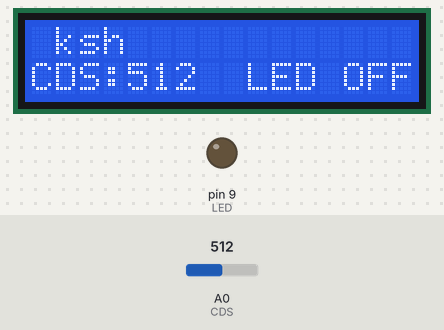
Simulated run of this sketch. Board: Arduino Uno, built with avr-gcc and run on an emulated ATmega328P. On the bench: 16×2 character LCD, output pins drawn as LEDs (lit = HIGH). The inputs (shaded band) are chosen by the test bench; at power-on: A0 (CDS) = 512.

Above: at 1.2 s.
1.3 s: A0 (CDS) set to 416
At 2.0 s:
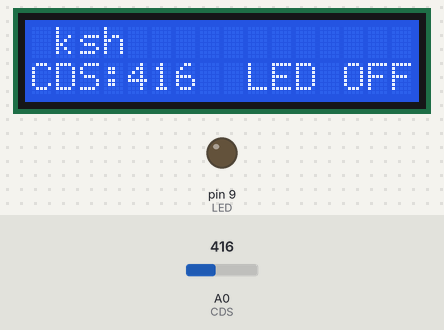
3.1 s: A0 (CDS) set to 384
At 4.4 s:
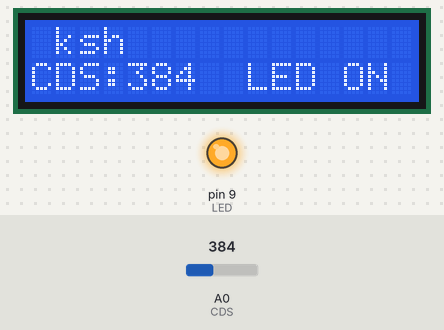
4.7 s: A0 (CDS) set to 410
At 5.5 s:
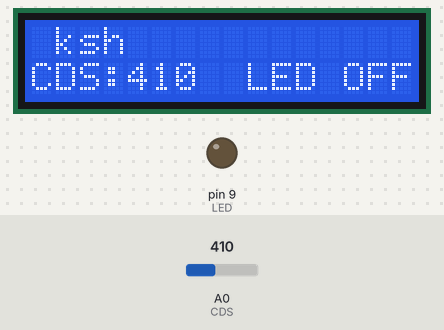
Timing chart, 0 to 7.7 s (numbered marks = the images above; inputs shaded):
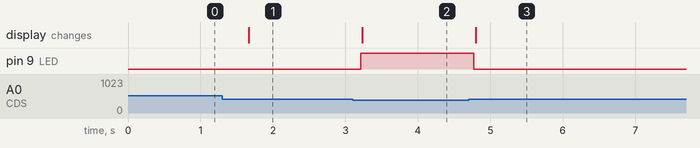

Measured:
- the behaviour switches between 400 and 399 on A0 (CDS) (found by bisection; images 1 and 2)
- after the input at 1.3 s, the display: changes after 0.36 s (image 1)
- after the input at 3.1 s, pin 9 (LED): LOW → HIGH after 0.11 s; the display: changes after 0.13 s (image 2)
- after the input at 4.7 s, pin 9 (LED): HIGH → LOW after 0.07 s; the display: changes after 0.10 s (image 3)

The sketch:

LCD.ino
```cpp
#include <LiquidCrystal_I2C.h>
#define LED 9
#define CDS A0

LiquidCrystal_I2C lcd(0x27,16,2); // (주소,열,행)

//wire 라이브러리를 통해서 LCD의 주소를 찾아낼 수 있음.
// 그것을 이용하면 주소값이 0x27이 나온다.
// 그 과정을 생략하고 0x27 넣은 것.

void setup() {
  lcd.init(); // 초기화 해주고
  lcd.backlight(); // 백라이트 켜주고
  lcd.print("hello, world");// 커서의 위치를 결정하지 않았으므로 0,0 에서 출력됌
  pinMode(LED,OUTPUT);
  Serial.begin(9600);
}

void loop() {


//  if(Serial.available()){
//    lcd.clear();
//    lcd.setCursor(0,1);
//    while(Serial.available()){
//      lcd.write(Serial.read());
//    }

//  }
    int cds_val = analogRead(CDS);

    int led_status;
    if(cds_val >=400){
      digitalWrite(LED,LOW);
      led_status = 0;
    }
    else{
      digitalWrite(LED,HIGH);
      led_status = 1;
    }

    lcd.clear();
    lcd.setCursor(1,0);
    lcd.print("ksh");
    lcd.setCursor(0,1);
    lcd.print("CDS:");
    lcd.setCursor(4,1);
    lcd.print(cds_val);
    lcd.setCursor(9,1);
    if(led_status){
      lcd.print("LED ON");
    }
    else{
      lcd.print("LED OFF");
    }

    delay(500);  // 적당한 시간을 줘야 clear로 인한 보이지 않는 것을 방지할 수 있음.
}
```
